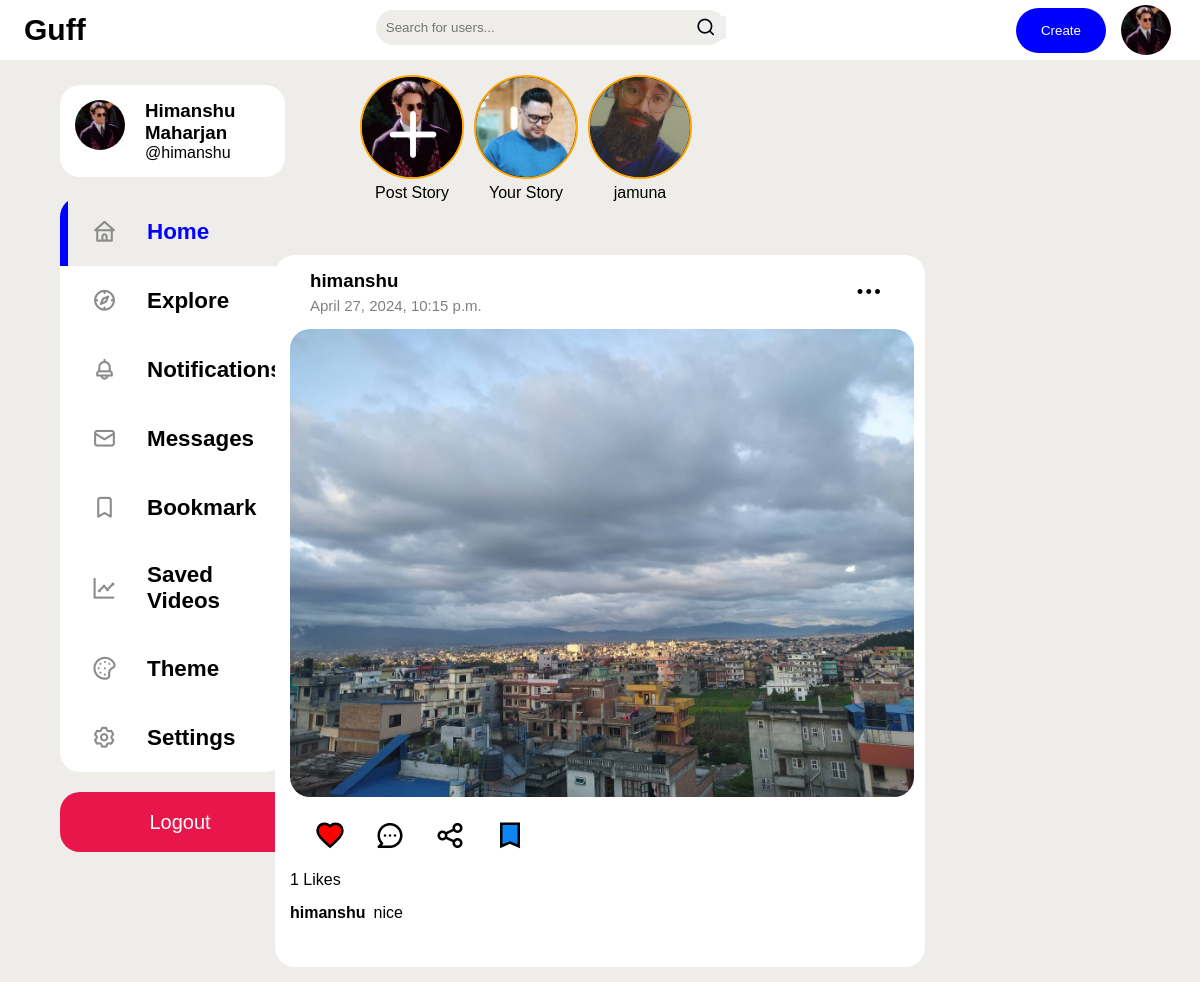
Page / (signed in) on the committed database.
### core/models.py (models this page shows, shortened)
class Profile(models.Model):
    user = models.OneToOneField(User, related_name='profile', on_delete=models.CASCADE)
    bio = models.TextField(blank=True)
    profileimg = models.ImageField(upload_to='profile_images', default='blankprofile.jpg')
    location = models.CharField(max_length=100, blank=True)

class Stories(models.Model):
    story_image = models.ImageField(upload_to='post_story')
    user = models.CharField(max_length=100)

class Post(models.Model):
    id = models.UUIDField(primary_key=True, default=uuid.uuid4)
    user = models.CharField(max_length=100)
    image = models.ImageField(upload_to='post_images')
    caption = models.TextField()
    created_at = models.DateTimeField(default=datetime.now)
    no_of_likes = models.IntegerField(default=0)

### core/views.py (the view)
# urls.py: path('', views.index, name='index'),
@login_required(login_url='login')
def index(request):
    user_profile=Profile.objects.get(user=request.user)
    posts=Post.objects.all()
    like_filter = Like_post.objects.filter(username=request.user.username).values_list('post_id', flat=True)
    bookmark_filter = Bookmarks.objects.filter(username=request.user.username).values_list('post_id', flat=True)
    all_stories = Stories.objects.all()
    first_story_per_user = {}
    for story in all_stories:
        if story.user not in first_story_per_user:
            first_story_per_user[story.user] = story
    stories = list(first_story_per_user.values())
    context = {
        'user_profile':user_profile,
        'posts':posts,
        'stories':stories,
        'bookmark_filter':bookmark_filter,
        'like_filter':like_filter
    }
    return render(request, 'index.html', context)

### templates/index.html (shortened to what this page needs)
{% load static %}
<!DOCTYPE html>
<html lang="en">
<head>
    <link rel="stylesheet" href="{% static 'index.css' %}">
    <link rel="stylesheet" href="https://unicons.iconscout.com/release/v4.0.8/css/line.css">
</head>
<body>
    <nav class="navbar">
        <div class="left-nav">
            <h1 style="font-size: 30px; font-family:'Gill Sans', 'Gill Sans MT', Calibri, 'Trebuchet MS', sans-serif;">Guff</h1>
        </div>
        <form action="{% url 'searchuser' %}" method="POST">
            <div class="searchbar">
                <input type="text" placeholder="Search for users... " name="search">
                <button type="submit"><i class="uil uil-search"></i></button>
            </div>
        </form>
        <div class="right-nav">
            <a class="create"><input type="button" value="Create"></a>
            <img src="{{user_profile.profileimg.url}}">
        </div>
    </nav>
    <main>
        <div class="container">
            <div class="left">
                <div class="profile">
                    <a href="/profile/{{user.username}}">
                        <div class="profile-photo">
                            <img src="{{user_profile.profileimg.url}}">
                        </div>
                    <div class="handle">
                        <h3>{{user.first_name}} {{user.last_name}}</h3>
                        <p>@{{user.username}}</p>
                    </div>
                    </a>
                </div>
                <div class="sidebar">
                    <a href="/" class="item active"><i class="uil uil-home"></i>Home</a>
                    <a href="explore" class="item"><i class="uil uil-compass"></i>Explore</a>
                    <a class="item notify"><i class="uil uil-bell"></i>Notifications</a>
                    <a href="messages" class="item"><i class="uil uil-envelope-alt"></i>Messages</a>
                    <a href="bookmark" class="item"><i class="uil uil-bookmark"></i>Bookmark</a>
                    <a href="" class="item"><i class="uil uil-chart-line"></i>Saved Videos</a>
                    <a class="item"><i class="uil uil-palette"></i>Theme</a>
                    <a href="settings" class="item"><i class="uil uil-setting"></i>Settings</a>
                </div>
                <a href="logout"><button>Logout</button></a>
            </div>
            <div class="center">
                <div class="stories" id="box">
                    <div class="story post-your-story">
                        <div class="story-pic">
                            <img src="{{user_profile.profileimg.url}}" class="child">
                        </div>
                        <i class="uil uil-plus" id="addstoryicon"></i>
                        <p>Post Story</p>
                    </div>
                    {% for story in stories %}
                        {% if story.user == request.user.username %}
                            <a href="/stories">
                                <div class="story">
                                    <div class="story-pic">
                                        <img src="{{ story.story_image.url }}" class="child">
                                    </div>
                                    <p>Your Story</p>
                                </div>
                            </a>
                        {% endif %}
                    {% endfor %}
                    {% for story in stories %}
                        {% if story.user != request.user.username %}
                            <a href="/stories">
                                <div class="story">
                                    <div class="story-pic">
                                        <img src="{{ story.story_image.url }}" class="child">
                                    </div>
                                    <p>{{ story.user }}</p>
                                </div>
                            </a>
                        {% endif %}
                    {% endfor %}
                </div>
                <div class="postpost" >
                    {% for post in posts reversed %}
                    <div class="post" id="{{post_id}}">
                        <div class="details">
                            <div class="profile-photo">
                            </div>
                            <h3><a href="/profile/{{post.user}}">{{post.user}}</a><p>{{post.created_at}}</p></h3>
                            <button class="del"><i class="uil uil-ellipsis-h"></i></button>
                        </div>
                        <div class="posted-image">
                            <img src="{{post.image.url}}">
                        </div>
                        <div class="engagements">
                            <a href="/like_post?post_id={{ post.id }}" id="likeButton">
                            </a>
                            <a href=""><i class="uil uil-comment-dots"></i></a>
                            <a href=""><i class="uil uil-share-alt"></i></a>
                            <a href="/bookmark_it?post_id={{ post.id }}" id="bookmarkButton">
                                {% if post.id|stringformat:"s" in bookmark_filter %}
                                    <svg xmlns="http://www.w3.org/2000/svg" class="bookmarked" viewBox="0 0 24 24" fill="none" stroke="black" stroke-width="2" width="100px" height="100px">
                                        <path d="M5 3v18l7-3 7 3V3H5z"/>
                                    </svg>
                                {% else %}
                                    <svg xmlns="http://www.w3.org/2000/svg" viewBox="0 0 24 24" fill="none" stroke="black" stroke-width="2" width="100px" height="100px">
                                        <path d="M5 3v18l7-3 7 3V3H5z"/>
                                    </svg>
                                {% endif %}
                            </a>
                        </div>
                        <div class="likes">
                            <p>{{post.no_of_likes}} Likes</p>
                        </div>
                        <div class="caption">
                            <h4><a href="/profile/{{post.user}}">{{post.user}}</a></h4>
                            <p>{{post.caption}}</p>
                        </div>
                    </div>
                    {% endfor %}
                </div>
            </div>
            <div class="right">
            </div>
        </div>
    </main>
</body>
</html>

### static/css/index.css (style rules this page uses)
* { margin: 0; padding: 0; font-family: 'poppins', sans-serif; }
body { background-color: rgb(238, 237, 234); }
a { text-decoration: none; color: black; }
.navbar { display: flex; background-color: white; justify-content: space-between; position: sticky; top: 0; z-index: 100; }
.left-nav, .right-nav { display:flex ; margin: 5px 2%; align-items: center; }
.searchbar { background-color: rgb(238, 237, 234); border-radius: 25px; display: flex; width: 350px; margin:10px 0; align-items: center; }
.uil-search { font-size: 20px; width: 30px; cursor: pointer; margin-right: 10px; }
.navbar .searchbar button { border: none; }
.searchbar input { border: 0; width: 100%; outline: none; background: transparent; padding: 10px; }
.right-nav img { width: 50px; height: 50px; border-radius: 50%; margin: 0 5px; }
.right-nav a input { padding: 15px 25px; background-color: blue; color: white; margin-right: 10px; border-radius: 30px; border: none; }
.right-nav a { cursor: pointer; }
.container { display: flex; }
.center { width: 50%; display: flex; flex-direction: column; position: relative; }
.left { width:25%; height:88vh; position: sticky; top: 70px; }
.right { width: 25%; height: 88vh; position: sticky; top: 70px; }
.profile { margin: 15px 15px 15px 60px; background-color: white; border-radius: 20px; display: flex; }
.profile a { display: flex; margin: 15px; text-decoration: none; color: black; }
.handle { margin-left: 20px; }
.profile-photo img { width: 50px; border-radius: 50%; }
.left .sidebar { margin: 20px 15px 20px 60px; background-color: white; border-radius: 20px; font-size: 1.4rem; }
.sidebar a { display: flex; align-items: center; text-decoration: none; padding: 20px 0px ; cursor: pointer; transition: all 300ms ease; color: black; font-weight: bold; position: relative; }
.left .sidebar a i { padding-right: 30px; margin-left: 2rem; color: rgb(140, 139, 139); font-size: 25px; }
.left a button { padding: 15px; background-color: rgb(233, 22, 75); margin: 0px 0 0 60px; width: 80%; height: 60px; color: white; border-radius: 20px; border: none; font-size: 20px; cursor: pointer; }
.left .sidebar a.active { background-color: rgb(238, 237, 234); color: blue !important; }
.active::before { content: ''; display: block; width: 0.5rem; height: 100%; position: absolute; background-color: blue; }
.item:first-child.active { border-top-left-radius: 20px; overflow: hidden; }
.center .stories { display: flex; margin: 15px; height: 150px; width: 80%; gap: 10px; align-self: center; overflow: hidden; }
.center .stories .story { height: 120px; position: relative; }
.center .stories .story #addstoryicon { font-size: 70px; color: white; background-color: transparent; opacity: 300; border-radius: 50%; position: absolute; bottom: 20px; left: 18px; }
.story-pic { display: flex; position: relative; border-radius: 50%; width: 100px; height: 100px; overflow: hidden; align-items: center; background-color: black; border: 2px solid orange; }
.center .stories .story .story-pic img { position: absolute; width: 100px; }
.center .stories .story p { display: flex; padding-top: 5px; justify-content: center; }
.postpost { display: flex; flex-direction: column; align-items: center; }
.post { background-color: white; border-radius: 20px; margin: 15px; width: 650px; }
.post .details { display: flex; padding: 15px; }
.post .details h3 a, .post .caption h4 a { text-decoration: none; }
.post .details button { display: flex; font-size: 30px; padding-left: 60%; align-items: center; cursor: pointer; }
.post .details button { border: none; background: none; }
.post .details .profile-photo { padding-right: 20px; }
.post .details h3 p { font-weight: normal; color: gray; font-size: 15px; padding-top: 5px; }
.post .posted-image img { margin: 0 15px 15px 15px; border-radius: 20px; width: 96%; }
.post .engagements { display: flex; margin-left: 40px; font-size: 30px; padding-bottom: 15px; align-items: center; gap: 30px; height: 40px; }
svg { width: 30px; padding-top: 5px; }
.liked { fill: red; }
.bookmarked { fill: rgb(15, 133, 243); }
.post .likes { margin: 0 15px 15px 15px; }
.post .caption { display: flex; margin:0 0 15px 15px; padding-bottom: 30px; }
.post .caption p { padding-left: 8px; }

### rows in the picture
Profile: profileimg (picture)
Stories: story_image (picture)
Stories: story_image (picture), user "jamuna"
Post: user "himanshu", created_at "April 27, 2024, 10:15 p.m.", image (picture), no_of_likes "1", caption "nice"

### other values in the picture
{{ user.first_name }} "Himanshu"
{{ user.last_name }} "Maharjan"
{{ user.username }} "himanshu"
